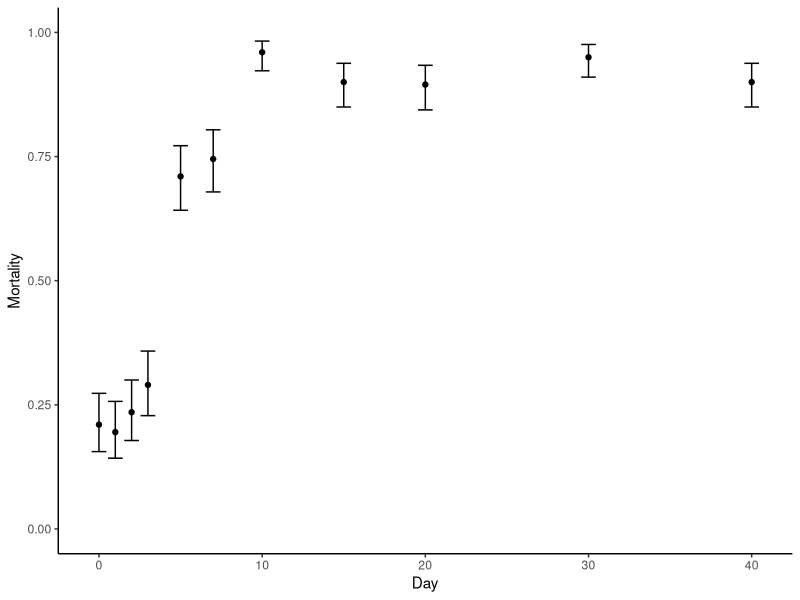
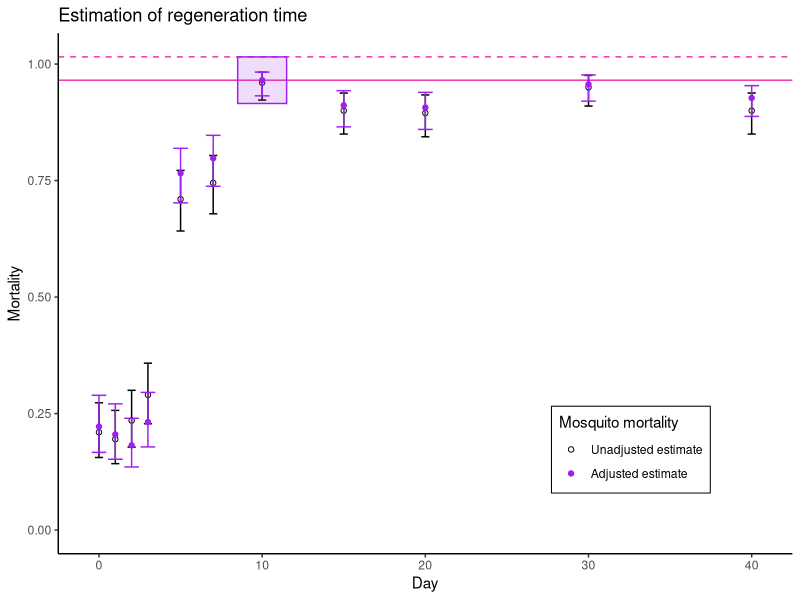

R code for these plots, in order:
# code adapted from '/...2023/RT_auto_day40_EMM.R'

library(ggplot2)
library(lme4)
library(readxl)
library(emmeans)

#We need a dataset to look at. I have uploaded 12 simulated datasets for users
# to practise with. You can replace these with your own data, but ensure that the 
# variable names are consistent with the simulated datasets.

# In the Excel sheet, the datasets are saved in separate sheets ('sim1', 'sim2', 'sim3', etc.)

dx <-  readxl::read_xlsx('Regeneration_Time/twelve_datasets_bioassay.xlsx', sheet = 'sim1')
head(dx)
#For plotting, it is more useful to have 'day' as a numeric variable
# For the GLM, it needs to be a factor variable. So we make a 2nd version
dx$day <- as.numeric(dx$day) # numeric 'day'
dx$day_f <- as.factor(dx$day) # factor variable for 'day'
table(dx$day)
days <- unique(dx$day)

#This function calculates the raw (unadjusted) mortality estimates from the dataset
average_mortality_ci <- function(data = df, days_v = days){
  av_mort <- rep(0,length(days_v))
  av_mort_c1 <- rep(0,length(days_v))
  av_mort_c2 <- rep(0,length(days_v))
  for(i in 1:length(days_v)){
    denom <- sum(data[data$day==days_v[i],]$total)
    num <- sum(data[data$day==days_v[i],]$tot_dead)
    av_mort[i] <- num/denom 
    xr <- c(rep(1,num),rep(0,denom - num))
    av_mort_c1[i] <- binom.test(table(factor(xr,c(1,0))))$conf.int[1]
    av_mort_c2[i] <- binom.test(table(factor(xr,c(1,0))))$conf.int[2]
  }
  dfm <- data.frame('day' = days_v, 'mort' = av_mort,
                    'mort_c1' = av_mort_c1,'mort_c2' = av_mort_c2)
  return(dfm)
}

#We can then estimate these, and plot:
mm <- average_mortality_ci(data = dx, days_v = days)
ggplot(mm) + 
  geom_point(aes(x=day, y=mort)) + theme_classic() + 
  geom_errorbar(aes(x=day, ymin = mort_c1, ymax = mort_c2)) + 
  xlab('Day') + ylab('Mortality') + ylim(c(0,1))

#However, our main interest is the predictions from the GLM
# remember to use the factor variable for day
fit <- glm(
  cbind(tot_dead, total - tot_dead) ~
    day_f + batch, 
  family = binomial, data = dx)
summary(fit)
#use the emmeans package to generate predicted mortalities, averaging over batch effects
pred <- emmeans(fit, "day_f", type = "response")
#convert to data frame
pred2 <- as.data.frame(pred)
#Add a numeric variable for day to this data frame (careful converting from a factor!)
pred2$day <- as.numeric(as.character(pred2$day_f))

xv2 <- pred2$prob
ld <- length(xv2) - 1

# Now we loop over the model-estimated mortalities, and select the first one
# that fits the criteria for being the regeneration time (no later mortality estimate
# with a mortality more than 5% higher)

count <- 0
for(j in 1:ld){
  bb <- all(xv2[j] + 0.05 > xv2[(j+1):(ld+1)])
  if(bb==T){
    rt <- days[j]
    print(paste0('Regeneration time is: ',rt))
    count <- 1
    rtG3 <- j
    break # finish the for loop when the RT has been identified
  }
  if(j==ld & count==0){
    print('Routine has identified the regeneration time as being the final measured value. Inspect data, to check this makes sense')
    rt <- days[j+1]
    print(paste0('Regeneration time is: ',rt))
    rtG3 <- j + 1 #i.e. the last value
  }
}

# Plot: model-adjusted mortality; unadjusted mortality; and identify the RT via our method
# Open black circles: unadjusted mortality estimates (error bars are the 95% CIs)
# Closed purple circles: model-adjusted mortality estimates
# Solid pink horizontal line: model-adjusted estimate of mortality at the time point we establish as the R.T.
# Dashed pink horizontal line: mortality 5% higher than the established R.T.
# The purple box indicates the estimated R.T. 
ggplot() + geom_hline(yintercept = 
      c(xv2[rtG3],xv2[rtG3] + 0.05), color = 'maroon2', linetype = c('solid','dashed')) + 
  geom_point(data = mm, aes(x=day, y=mort, color = 'a'), shape = 1) + theme_classic() + 
  geom_errorbar(data = mm, aes(x=day, ymin = mort_c1, ymax = mort_c2), width = .5) + 
  geom_point(data = pred2, aes(x = day, y = prob, color = 'b')) + 
  geom_errorbar(data = pred2, aes(x=day, ymin = asymp.LCL, ymax = asymp.UCL), 
                color = 'purple') +
  xlab('Day') + ylab('Mortality') + ylim(c(0,max(1,xv2[rtG3] + 0.05))) + 
  annotate('rect', xmin = days[rtG3]-1.5, xmax = days[rtG3] + 1.5,
           ymin = xv2[rtG3] - 0.05, ymax = xv2[rtG3] + 0.05,
           color = 'purple', fill = 'purple', alpha = .15) + 
  scale_color_manual(values = c('black','purple'), 
                     labels = c('Unadjusted estimate','Adjusted estimate'),
                     name = 'Mosquito mortality') + theme(legend.position = c(0.78,0.2),
                legend.background = element_blank(),
                legend.box.background = element_rect(colour = "black")) + 
  ggtitle('Estimation of regeneration time')
